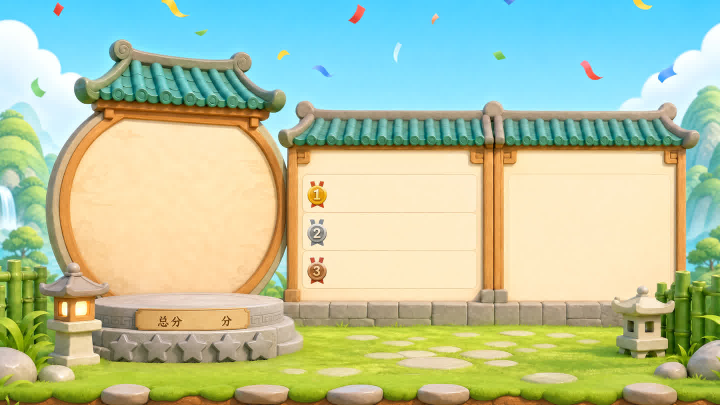
#> input picture reading-jumper-game/assets/theme-bundles/poetry/result-background.jpg, 1440 x 810 px, found by its file name (shown at 1/2 size)
$ python _measure_poetry2.py
#> lines starting #> are read from the running program, lines starting #| are printed output that depends on the picture; after the words box and inside, x2 and y2 are one past the last pixel; in counts of white or black regions, pixels touching at a corner belong together
from PIL import Image
import numpy as np

img = Image.open(
    r'E:\angsa\angsa_data\项目\作业帮游戏\reading-jumper-game\assets\theme-bundles\poetry\result-background.jpg'
).convert('RGB')
#> img is the input picture: PIL image 1440x810 RGB; mean R, G, B 180.3, 196.5, 161.3
arr = np.array(img)
w, h = img.size
#> w = 1440; h = 810
print('size', w, h)
#| size 1440 810


def to_cocos(left, top, width, height):
    return {
        'x': round(left + width / 2 - 720, 2),
        'y': round(405 - (top + height / 2), 2),
        'w': round(width, 2),
        'h': round(height, 2),
        'html': (round(left, 1), round(top, 1), round(width, 1), round(height, 1)),
    }


def near(p, seed, tol=28):
    return all(abs(int(p[i]) - int(seed[i])) < tol for i in range(3))


def flood(cx, cy, tol=30, limit=250000):
#> called with cx = 360, cy = 640, tol = 35, limit = 250000
    seed = arr[cy, cx]
#> seed = [126, 81, 16]
    vis = np.zeros((h, w), dtype=bool)
    stack = [(cx, cy)]
    minx = maxx = cx
    miny = maxy = cy
    n = 0
    while stack and n < limit:
        x, y = stack.pop()
        if x < 0 or y < 0 or x >= w or y >= h or vis[y, x]:
            continue
        if not near(arr[y, x], seed, tol):
            continue
        vis[y, x] = True
        n += 1
        minx = min(minx, x)
        maxx = max(maxx, x)
        miny = min(miny, y)
        maxy = max(maxy, y)
        stack.extend([(x + 1, y), (x - 1, y), (x, y + 1), (x, y - 1)])
#> this loop made 193 passes
#> (x, y) on passes 4, 8, 10: (360, 640), (359, 639), (360, 638)
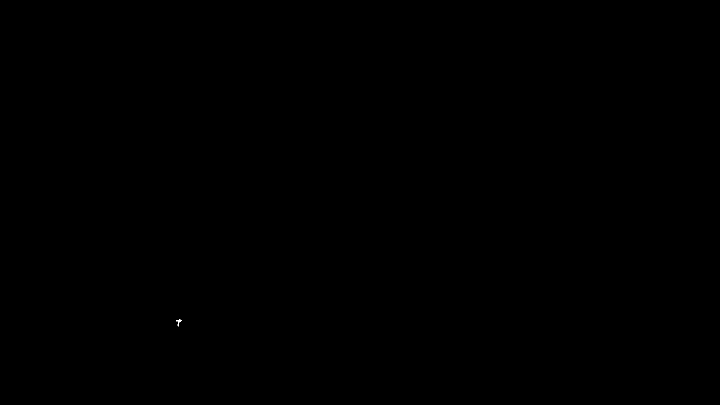
#> vis: shape (810, 1440) bool (shown at 1/2 size); 0% white in thin lines or dots, all inside (x1, y1, x2, y2) = (352, 638, 364, 653)
#> after the loop, n = 48; stack = []
    return minx, miny, maxx, maxy, n


# Score plaque
box = flood(360, 640, tol=35)
#> box = (352, 638, 363, 652, 48)
print('plaque', box, to_cocos(box[0], box[1], box[2] - box[0], box[3] - box[1]))
#| plaque (352, 638, 363, 652, 48) {'x': -362.5, 'y': -240.0, 'w': 11, 'h': 14, 'html': (352, 638, 11, 14)}

# Mid / right beige boards
for name, pt in [('mid', (700, 420)), ('right', (1100, 420))]:
    box = flood(*pt, tol=32)
    print(name, box[:5], to_cocos(box[0], box[1], box[2] - box[0], box[3] - box[1]))
#> this loop made 2 passes
#> seed in flood on passes 1 to 2: [254, 236, 198], [255, 235, 198]

# Gold/silver medals in middle board
gold = []
for y in range(300, 600):
    for x in range(580, 720):
        r, g, b = map(int, arr[y, x])
        if r > 180 and 120 < g < 220 and b < 100 and r > b + 50:
            gold.append((x, y))
#> after the loop, gold = 6083 pairs, first value 580 to 687, second value 300 to 599
print('gold n', len(gold))
#| gold n 6083
if gold:
    ys = sorted(set(p[1] for p in gold))
#> ys = 298 values from 300 to 599
    groups = []
    cs = ce = ys[0]
#> cs = 300; ce = 300
    for y in ys[1:]:
        if y - ce <= 8:
            ce = y
        else:
            groups.append((cs, ce))
            cs = ce = y
#> after the loop, groups = []
    groups.append((cs, ce))
    print('gold y groups', groups)
#| gold y groups [(300, 599)]
    for a, b in groups:
        pts = [p for p in gold if a <= p[1] <= b]
        print(
            ' trophy',
            min(p[0] for p in pts),
            a,
            max(p[0] for p in pts),
            b,
            'cy',
            (a + b) / 2,
            'cocosY',
            round(405 - (a + b) / 2, 2),
        )
#> this loop made 1 pass
#> (a, b) on pass 1: (300, 599)
#|  trophy 580 300 687 599 cy 449.5 cocosY -44.5

# Title banners (orange-ish)
for y0, y1, x0, x1, name in [
    (120, 200, 550, 900, 'rankTitle'),
    (120, 200, 950, 1300, 'reviewTitle'),
]:
    pts = []
    for y in range(y0, y1):
        for x in range(x0, x1, 2):
            r, g, b = map(int, arr[y, x])
            if r > 190 and 90 < g < 170 and b < 110:
                pts.append((x, y))
    if pts:
        print(
            name,
            min(p[0] for p in pts),
            min(p[1] for p in pts),
            max(p[0] for p in pts),
            max(p[1] for p in pts),
            'cy',
            (min(p[1] for p in pts) + max(p[1] for p in pts)) / 2,
            'cocos',
            round((min(p[0] for p in pts) + max(p[0] for p in pts)) / 2 - 720, 2),
            round(405 - (min(p[1] for p in pts) + max(p[1] for p in pts)) / 2, 2),
        )
